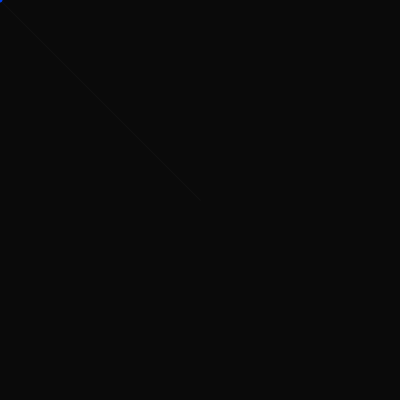
Frame 1 (no input)
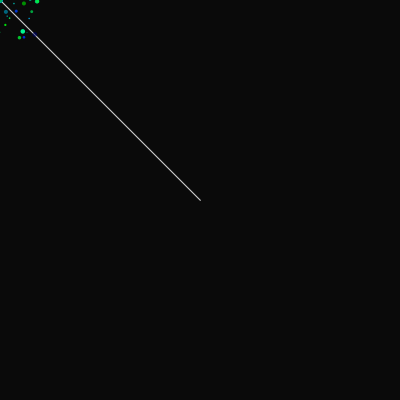
Frame 60 (the mouse pressed at the canvas centre just before this capture)
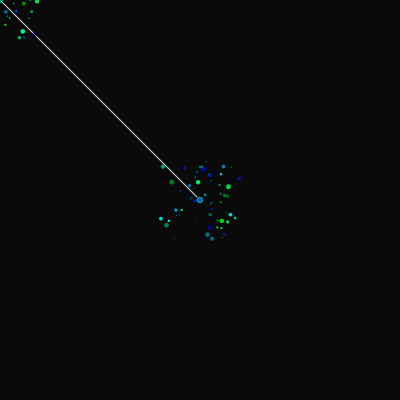
Frame 120 (the mouse held since frame 60 and released just before this capture)

The Processing sketch that drew these frames (run headless with seeded random() and noise(); from frame 60 on, the mouse is pressed at the canvas centre):

// Processing sketch: processing_50236
// ── processing_50236.pde


//Processing HW 2 
//copyright Allison Tran, 2012
float a, b, d;
void setup( ) //setup argument list must be empty 
{ //brace 
size(400,400);
background (10);
frameRate(25);
a = 0;
b = -42;
}

void draw( )
{
  noStroke();
  a = a + 5;
  b = b + 1;
  fill(0,255,0,50);
  stroke(255,255,255,10);
  strokeWeight(.5);
  line(200,200,mouseX,mouseY); 
  float d = random(1,5);
  stroke(0, 255, 0);
  strokeWeight(5);
  noStroke();
  fill( random(0), random(250), random(250));
  float x = random(mouseX-width/10,mouseX+width/10);
  float y = random(mouseY-width/10,mouseY+width/10);
  ellipse(x,y,d,d); 
  ellipse(mouseX,mouseY,5,5);


}
